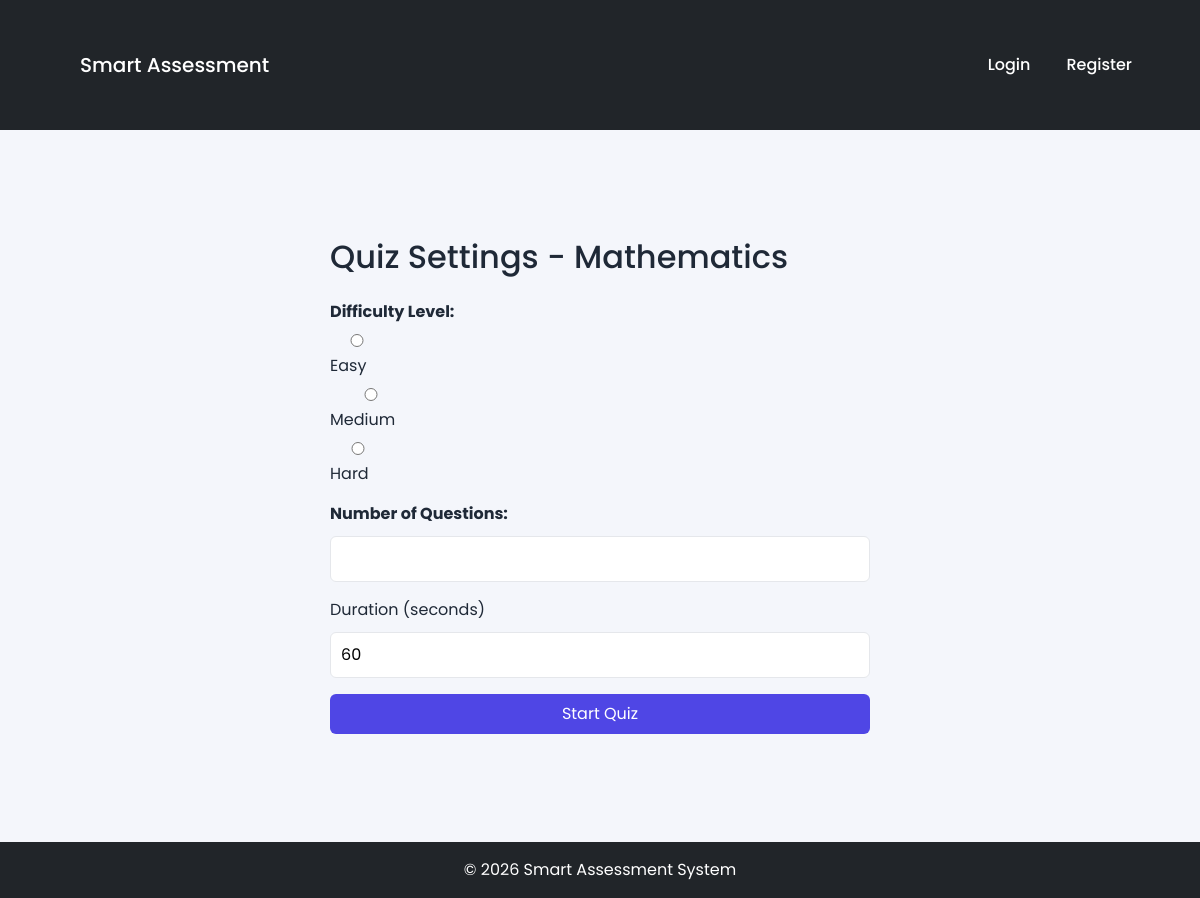
Page /quiz-settings/2/ on the earlier database version.
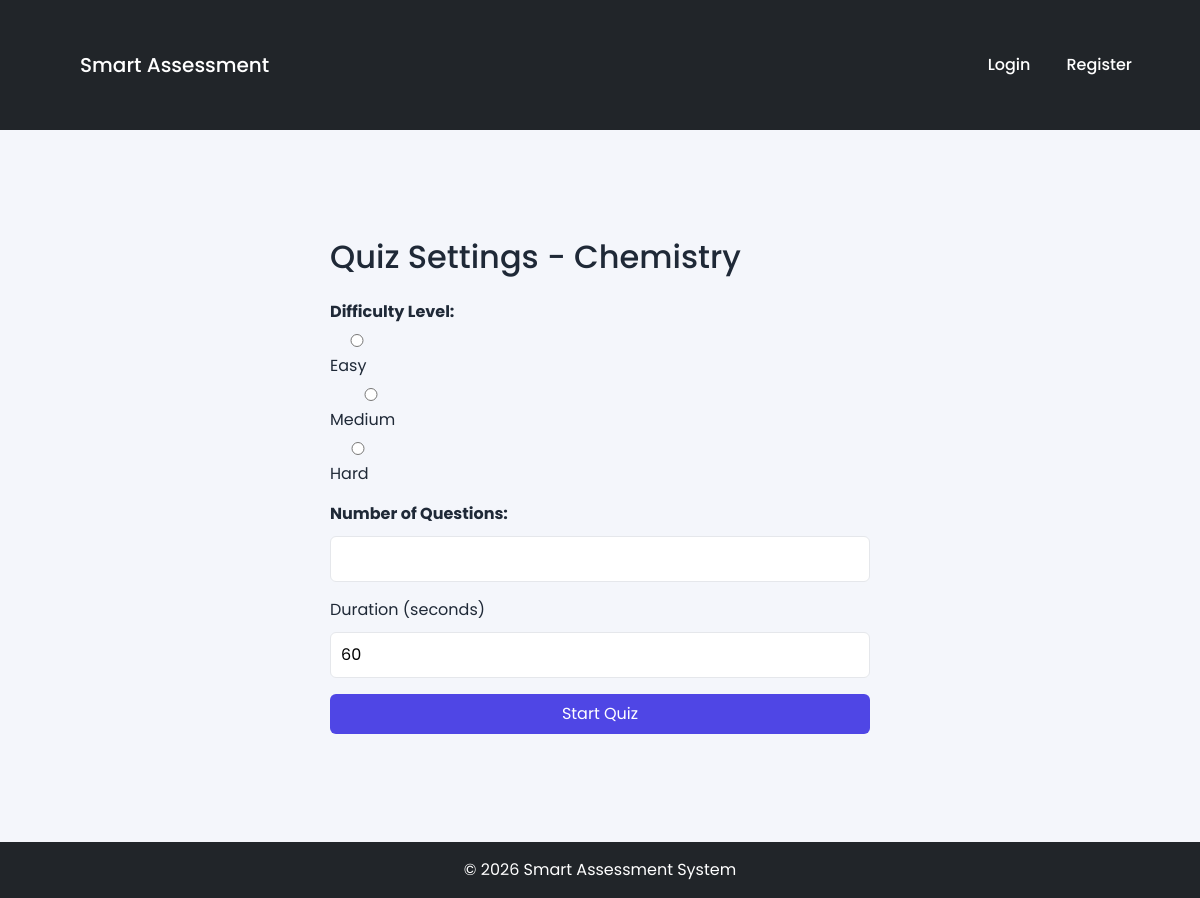
Same page on the later database version.
### quizzes/models.py (models this page shows, shortened)
class Subcategory(models.Model):
    category = models.ForeignKey(Category, on_delete=models.CASCADE, related_name='subcategories')
    name = models.CharField(max_length=100)

### quizzes/views.py (the view)
# urls.py: path('quiz-settings/<int:subcategory_id>/', quiz_settings, name='quiz_settings'),
def quiz_settings(request, subcategory_id):
    subcategory = Subcategory.objects.get(id=subcategory_id)
    if request.method == "POST":
        form = QuizSettingsForm(request.POST)
        if form.is_valid():
            request.session["quiz_settings"] = {
                "subcategory_id": subcategory.id,
                "subcategory_name": subcategory.name,
                "difficulty": form.cleaned_data["difficulty"],
                "question_count": form.cleaned_data["question_count"],
                "timer_enabled": form.cleaned_data["timer_enabled"],
            }
            return redirect("start_quiz")
    else:
        form = QuizSettingsForm()
    return render(request, "quiz_settings.html", {
        "form": form,
        "subcategory": subcategory
    })

### quizzes/forms.py
class QuizSettingsForm(forms.Form):
    DIFFICULTY_CHOICES = [
        ('Easy', 'Easy'),
        ('Medium', 'Medium'),
        ('Hard', 'Hard'),
    ]
    QUESTION_CHOICES = [
        (5, '5'),
        (10, '10'),
        (15, '15'),
    ]
    difficulty = forms.ChoiceField(
        choices=DIFFICULTY_CHOICES,
        widget=forms.RadioSelect
    )
    question_count = forms.ChoiceField(
        choices=QUESTION_CHOICES
    )
    timer_enabled = forms.BooleanField(
        required=False,
        label="Enable Timer"
    )

### templates/quiz_settings.html (shortened to what this page needs)
{% extends 'base.html' %}
{% block content %}
<div class="container" style="max-width:600px;">
    <h2 class="mb-4">Quiz Settings - {{ subcategory.name }}</h2>
    <form method="POST" action="{% url 'generate_ai' subcategory.id %}">
        <div class="mb-3">
            <label><strong>Difficulty Level:</strong></label>
            {{ form.difficulty }}
        </div>
        <div class="mb-3">
            <label><strong>Number of Questions:</strong></label>
            <input type="number" name="question_count" min="1" max="10" required>
        </div>
        <div class="mb-3">
            <label>Duration (seconds)</label>
            <input type="number" name="duration" value="60">
        </div>
        <button type="submit" class="btn btn-primary w-100">
            Start Quiz
        </button>
    </form>
</div>
{% endblock %}

### templates/base.html (shortened to what this page needs)
<!DOCTYPE html>
<html>
<head>
    {% load static %}
    <link href="https://cdn.jsdelivr.net/npm/bootstrap@5.3.2/dist/css/bootstrap.min.css" rel="stylesheet">
    <link rel="stylesheet" href="{% static 'css/style.css' %}">
</head>
<nav class="navbar navbar-expand-lg navbar-dark bg-dark">
  <div class="container">
    <a class="navbar-brand" href="/">Smart Assessment</a>
    <ul class="navbar-nav ms-auto">
      {% if user.is_authenticated %}
        <li class="nav-item">
            <a class="nav-link" href="/dashboard/">Dashboard</a>
        </li>
        <li class="nav-item">
            <a class="nav-link" href="/quiz/categories/">categories</a>
        </li>
        <li class="nav-item">
            <a class="nav-link" href="/quiz/history/">Quiz History</a>
        </li>
        <li class="nav-item">
            <a class="nav-link" href="/quiz/leaderboard/">Leaderboard</a>
        </li>
        <li class="nav-item">
            <a class="nav-link" href="/profile/">Profile</a>
        </li>
        <li class="nav-item">
            <a class="nav-link" href="/logout/">Logout</a>
        </li>
      {% else %}
        <li class="nav-item">
            <a class="nav-link" href="/login/">Login</a>
        </li>
        <li class="nav-item">
            <a class="nav-link" href="/register/">Register</a>
        </li>
      {% endif %}
    </ul>
  </div>
</nav>
<div class="container mt-5">
    {% block content %}
    {% endblock %}
</div>
<footer class="bg-dark text-white text-center p-3 mt-5">
    © 2026 Smart Assessment System
</footer>
</body>
</html>

### static/style.css (style rules this page uses)
:root { --primary: #4f46e5; --secondary: #06b6d4; --bg: #f4f6fb; --card: #ffffff; --text: #1f2937; --muted: #6b7280; --border: #e5e7eb; }
* { margin: 0; padding: 0; box-sizing: border-box; transition: 0.2s ease; }
.navbar { display: flex; justify-content: space-between; align-items: center; background: var(--primary); color: white; padding: 15px 30px; }
.navbar a { color: white; text-decoration: none; margin-left: 20px; font-weight: 500; }
.container { padding: 30px; }
.btn { background: var(--primary); color: white; padding: 8px 14px; border: none; border-radius: 6px; cursor: pointer; text-decoration: none; }
input, textarea, select { width: 100%; padding: 10px; margin-top: 10px; border-radius: 6px; border: 1px solid var(--border); }

Differences in the rows shown:
changed Subcategory: name "Mathematics" → "Chemistry"
